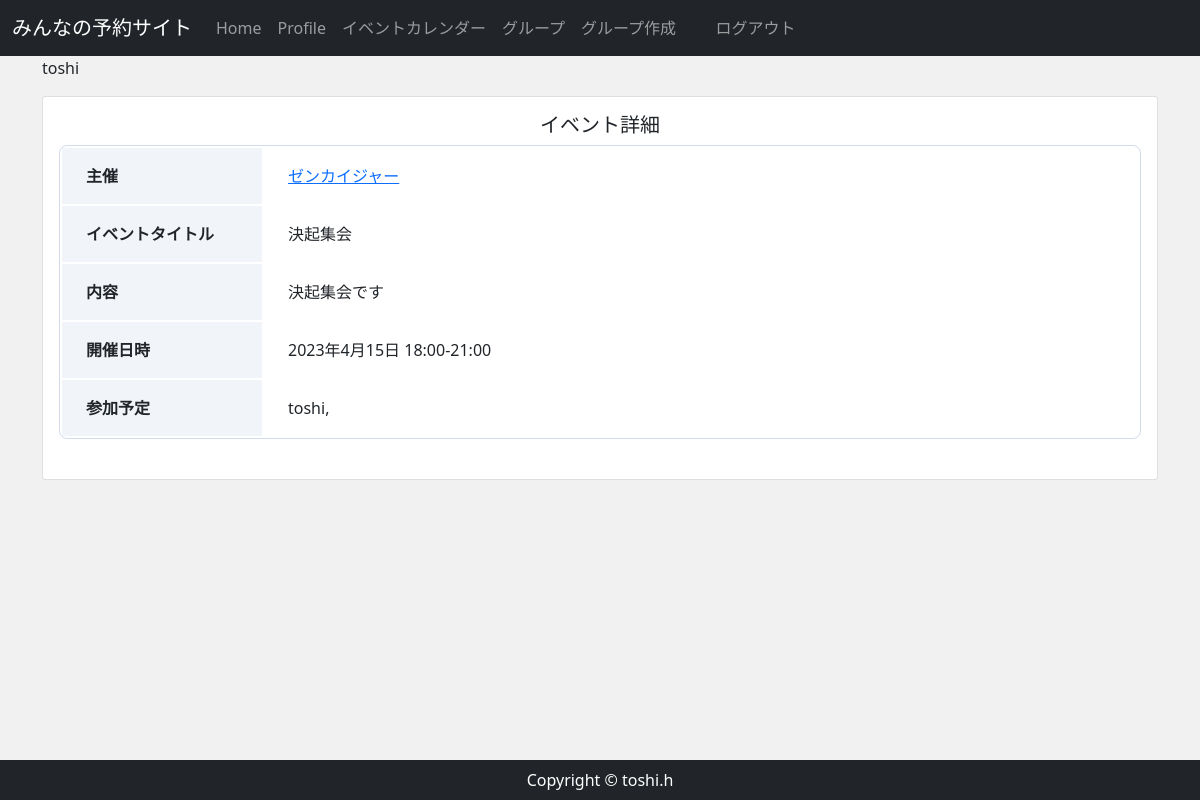
The page /event_detail/35/ (signed in) on the database its author committed.
### accounts/models.py (models this page shows, shortened)
class CustomUser(AbstractBaseUser, PermissionsMixin):
    email = models.EmailField(
        verbose_name='email',
        max_length=255,
        unique=True,
        )
    first_name = models.CharField('名', max_length=150)
    last_name = models.CharField('姓', max_length=150)
    nickname = models.CharField('ニックネーム', max_length=150,  null=True, blank=True)
    active = models.BooleanField(default=True)
    staff = models.BooleanField(default=False) #staffかどうか
    admin = models.BooleanField(default=False)
    objects = UserManager()
    EMAIL_FIELD = 'email'
    USERNAME_FIELD = 'email'
    REQUIRED_FIELDS = []
    def __str__(self):
        return self.email
    @property
    def is_active(self):
        return self.active
    class Meta(AbstractBaseUser.Meta):
        db_table = 'custom_user'

### reservation/models.py (models this page shows, shortened)
class Event(models.Model):
    event_title = models.CharField(max_length=150)
    event_detail = models.TextField()
    group = models.ForeignKey(Group,  on_delete=models.CASCADE, related_name="group_event")
    event_date = models.DateField()
    start_time = models.TimeField()
    end_time = models.TimeField()

class Group(models.Model):
    group_name = models.CharField(max_length=150)
    group_detail = models.TextField()
    group_owner = models.ForeignKey(
        CustomUser,
        unique=False,
        db_index=True,
        related_name='owner',
        on_delete=models.CASCADE
    )
    def __str__(self):
        return self.group_name

class Join(models.Model):
    join_name = models.ForeignKey(CustomUser, on_delete=models.CASCADE)
    join_event = models.ForeignKey(Event, on_delete=models.CASCADE)
    join = models.BooleanField(default=False)
    class Meta:
        constraints = [
            models.UniqueConstraint(
                fields=["join_name","join_event"],
                name = "join_unique"
            ),
        ]

### reservation/views.py (the view)
# urls.py: path('event_detail/<int:pk>/',views.EventDetailView.as_view(), name="event_detail"), #イベント詳細
class EventDetailView(DetailView):
    template_name = 'reservation/event_detail.html'
    def get(self, request, *args, **kwargs):
        event = Event.objects.get(id=self.kwargs['pk'])
        group_data = Group.objects.get(id=event.group.id)
        staff_data = ApprovedStaff.objects.filter(
            group = group_data, approved=True)
        member_data = ApprovedMember.objects.filter(
            group = group_data, approved=True)
        names = [data.staff for data in staff_data]
        names_m = [data.member for data in member_data]
        print(names)
        print(names_m)
        if not((request.user in names) or (request.user in names_m)):
            return HttpResponse('<h1>%sさんは%sの閲覧権限がありません</h1>' % (request.user.nickname, group_data.group_name ))
        is_join=False
        for join_event in event.join_set.all():
            if self.request.user==join_event.join_name:
                is_join=True
        return render(request, self.template_name,{
            'event': event,
            'is_join': is_join,
        })

### reservation/templates/reservation/event_detail.html (shortened to what this page needs)
{% extends 'reservation/base.html' %}
{% block content %}
   <div class="card mb-3 col-lg-auto" style="">
        <div class="card-body">
        <div class="carl-body">
            <h5 class="card-title text-center">イベント詳細</h5>
            <table class="profile_table mb-4 ">
                <tbody>
                    <tr>
                        <th class="header">主催</th>
                        <td class="data"><a href="{% url 'group_detail_cal' event.group.pk  %} " >{{ event.group }}</a></td>
                    </tr>
                    <tr>
                        <th class="header">イベントタイトル</th>
                        <td class="data">{{ event.event_title }}</td>
                    </tr>
                    <tr>
                        <th class="header">内容</th>
                        <td class="data">{{ event.event_detail }}</td>
                    </tr>
                    <tr>
                        <th class="header">開催日時</th>
                        <td class="data">{{ event.event_date }}  {{ event.start_time }}-{{ event.end_time }}</td>
                    </tr>
                    <tr>
                        <th class="header">参加予定</th>
                        <td class="data">
                        {% for member in event.join_set.all %}
                            {{ member.join_name.nickname }},
                        {% endfor %}
                        </td>
                    </tr>
                </tbody>
            </table>
        </div>
    </div>
</div>
{% endblock %}

### reservation/templates/reservation/base.html (shortened to what this page needs)
{% load static %}
<!DOCTYPE html>
<html lang="ja">
<head>
    <link href="https://cdn.jsdelivr.net/npm/bootstrap@5.0.2/dist/css/bootstrap.min.css" rel="stylesheet">
    <link rel="stylesheet" href="{% static 'css/rsv_style.css' %}">
<nav class="navbar navbar-expand-lg bg-body-tertiary navbar-dark bg-dark" >
    <div class="container-fluid">
    <a class="navbar-brand" href="{% url 'home' %}">
    みんなの予約サイト
    </a>
    <div class="collapse navbar-collapse" id="navbarSupportedContent">
        <ul class="navbar-nav ml-auto">
        <li class="nav-item">
            <a class="nav-link" href="{% url 'home' %}">Home </a>
        </li>
        {% if user.is_authenticated %}
            <li class="nav-item">
                <a class="nav-link" href="{% url 'userprofile' user.pk %}">Profile</a>
            </li>
            <li class="nav-item">
                <a class="nav-link" href="{% url 'gp_event_cal' %}">イベントカレンダー </a>
            </li>
            <li class="nav-item">
                <a class="nav-link" href="{% url 'group' %}">グループ </a>
            </li>
            <li class="nav-item">
                <a class="nav-link" href="{% url 'group_new' %}">グループ作成 </a>
            </li>
            <li>
            <p>\t\t</p>
            </li>
            <li class="nav-item">
                <a class="nav-link" href="{% url 'account_logout' %}">ログアウト </a>
            </li>
        {% endif %}
        </ul>
    </div>
    </nav>
    <main>
        <div class="container">
            <p >{{user.nickname}}</p>
            {% block content %}
            {% endblock %}
        </div>
    </main>
    <footer class="py-2 bg-dark">
        <p class="m-0 text-center text-white">Copyright &copy; toshi.h</p>
    </footer>
</body>
</html>

### reservation/static/css/rsv_style.css (style rules this page uses)
* { margin: 0; padding: 0; box-sizing: border-box; }
main { flex: 1; }
.profile_table { width: 100%; border: 1px solid #d1dbeb; border-radius: 8px; border-collapse: separate; overflow: hidden; }
.profile_table .header { width: 200px; padding: 16px 24px; text-align: left; background: #f1f5fa; }
.profile_table .data { padding: 16px 24px; }

### rows shown on the page
CustomUser: nickname "toshi"
Event: group "ゼンカイジャー", event_title "決起集会", event_detail "決起集会です", event_date "2023年4月15日", start_time "18:00", end_time "21:00"
Join: join_name.nickname "toshi"
